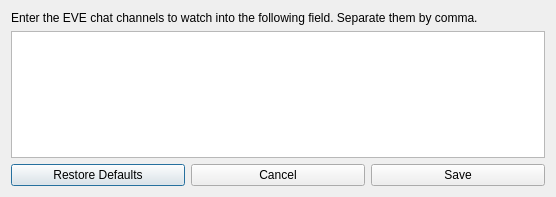
<?xml version="1.0" encoding="UTF-8"?>
<ui version="4.0">
 <class>Dialog</class>
 <widget class="QDialog" name="Dialog">
  <property name="geometry">
   <rect>
    <x>0</x>
    <y>0</y>
    <width>556</width>
    <height>197</height>
   </rect>
  </property>
  <property name="windowTitle">
   <string>Chat Channels</string>
  </property>
  <layout class="QGridLayout" name="gridLayout">
   <item row="0" column="0">
    <layout class="QVBoxLayout" name="verticalLayout">
     <item>
      <widget class="QLabel" name="label">
       <property name="text">
        <string>Enter the EVE chat channels to watch into the following field. Separate them by comma.</string>
       </property>
       <property name="textFormat">
        <enum>Qt::PlainText</enum>
       </property>
       <property name="wordWrap">
        <bool>true</bool>
       </property>
      </widget>
     </item>
     <item>
      <widget class="QPlainTextEdit" name="roomnamesField"/>
     </item>
     <item>
      <layout class="QHBoxLayout" name="horizontalLayout_2">
       <item>
        <widget class="QPushButton" name="defaultButton">
         <property name="text">
          <string>Restore Defaults</string>
         </property>
        </widget>
       </item>
       <item>
        <widget class="QPushButton" name="cancelButton">
         <property name="text">
          <string>Cancel</string>
         </property>
        </widget>
       </item>
       <item>
        <widget class="QPushButton" name="saveButton">
         <property name="text">
          <string>Save</string>
         </property>
        </widget>
       </item>
      </layout>
     </item>
    </layout>
   </item>
  </layout>
 </widget>
 <resources/>
 <connections/>
</ui>
